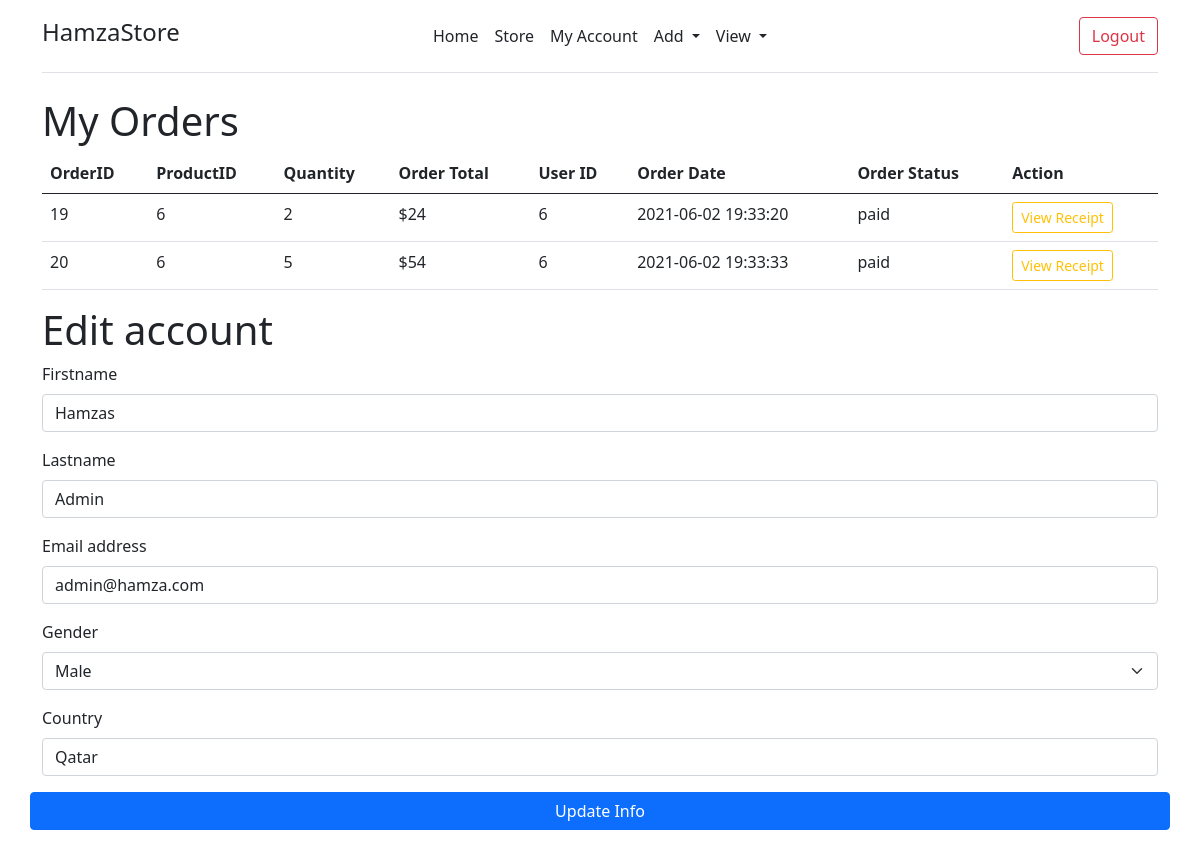
Page /myaccount.php (signed in) on the committed database.
### tables this page shows
CREATE TABLE `orders` (
  `orderID` int(5) NOT NULL,
  `productID` int(5) NOT NULL,
  `quantity` int(5) NOT NULL,
  `orderTotal` float NOT NULL,
  `userID` int(5) NOT NULL,
  `orderDate` timestamp NOT NULL DEFAULT current_timestamp(),
  `orderStatus` varchar(6) NOT NULL DEFAULT 'unpaid',
  `orderDiscount` varchar(5) NOT NULL DEFAULT 'false'
);

CREATE TABLE `users` (
  `userID` int(11) NOT NULL,
  `email` varchar(45) DEFAULT NULL,
  `firstname` varchar(45) DEFAULT NULL,
  `lastname` varchar(45) DEFAULT NULL,
  `password` varchar(100) DEFAULT NULL,
  `country` varchar(45) DEFAULT NULL,
  `gender` varchar(6) DEFAULT NULL,
  `role` varchar(10) NOT NULL DEFAULT 'user'
);

### includes/resources.php (called while the page is built, shortened)
<?php
    function viewUserOrder($con, $userid){
        $sql = "SELECT * FROM orders WHERE userID = $userid";
        return $con -> query($sql);
    }
    function viewUserID($con, $userid){
        $sql = "SELECT * FROM users WHERE userID = $userid";
        return $con -> query($sql);
    }
?>

### myaccount.php (the view, shortened to what this page needs)
<?php
require_once 'includes/header.php';
require_once 'includes/db.inc.php';
require_once 'includes/resources.php';
if(isset($_SESSION["isloggedin"])) {
?>
<div class="container">
<div class="row">
    <div class="page-header">
        <h1>My Orders</h1>
    </div>
</div>
<div class="row">
    <div class="table-responsive">
        <table class="table">
            <thead>
                <tr>
                 <th>OrderID</th>
                 <th>ProductID</th>
                 <th>Quantity</th>
                 <th>Order Total</th>
                 <th>User ID</th>
                 <th>Order Date</th>
                 <th>Order Status</th>
                 <th>Action</th>
                </tr>
            </thead>
        <tbody>
            <?php
                $userid = $_SESSION['sessionId'];
                $query = viewUserOrder($con, $userid);
                while ($a = $query -> fetch_array()) {
                    ?>
                    <td><?php echo $a["orderID"];?></td>
                    <td><?php echo $a["productID"];?></td>
                    <td><?php echo $a["quantity"];?></td>
                    <td>$<?php echo $a["orderTotal"];?></td>
                    <td><?php echo $a["userID"];?></td>
                    <td><?php echo $a["orderDate"];?></td>
                    <td><?php echo $a["orderStatus"];?></td>
                    <td><a href="receipt.php?orderid=<?php echo $a["orderID"];?>"><button type="button" class="btn btn-outline-warning btn-sm">View Receipt</button></a></td>
            <?php
                }
            ?>
        </tbody>
        </table>
    </div>
</div>
</div>
<?php
$userid = $_SESSION['sessionId'];
$query = viewUserID($con, $userid);
$b = $query -> fetch_array();
?>
<div class="container">
<div class="row">
    <div class="page-header">
        <h1>Edit account</h1>
    </div>
</div>
<form action="includes/myaccount.inc.php" method="POST">
<div class="row">
<div class="mb-3">
          <label for="exampleFormControlInput1" class="form-label">Firstname</label>
          <input type="text" class="form-control" id="exampleFormControlInput1" placeholder="Product Name" name="firstname" value="<?php echo $b["firstname"];?>">
</div>
<div class="mb-3">
          <label for="exampleFormControlInput1" class="form-label">Lastname</label>
          <input type="text" class="form-control" id="exampleFormControlInput1" placeholder="Product Name" name="lastname" value="<?php echo $b["lastname"];?>" >
</div>
<div class="mb-3">
          <label for="exampleFormControlInput1" class="form-label">Email address</label>
          <input type="email" class="form-control" id="exampleFormControlInput1" placeholder="john@gmail.com" name="email" value="<?php echo $b["email"];?>">
</div>
<div class="mb-3">
<label for="exampleFormControlInput1" class="form-label">Gender</label>
<select class="form-select" aria-label="Default select example" name="gender">
            <option selected><?php echo $b["gender"];?></option>
</select>
</div>
<div class="mb-3">
          <label for="exampleFormControlInput1" class="form-label">Country</label>
          <input type="text" class="form-control" id="exampleFormControlInput1" placeholder="Country" name="country" value="<?php echo $b["country"];?>">
</div>
<button name="submit" type="submit" class="btn btn-primary mb-3">Update Info</button>
</div>
</form>
</div>
<?php require_once 'includes/footer.php';?>
<?php } else {header("Location: login.php");}?>

### rows in the picture
orders: orderID "19", productID "6", quantity "2", orderTotal "24", userID "6", orderDate "2021-06-02 19:33:20", orderStatus "paid"
orders: orderID "20", productID "6", quantity "5", orderTotal "54", userID "6", orderDate "2021-06-02 19:33:33", orderStatus "paid"
users: firstname "Hamzas", lastname "Admin", email "admin@hamza.com", gender "Male", country "Qatar"
